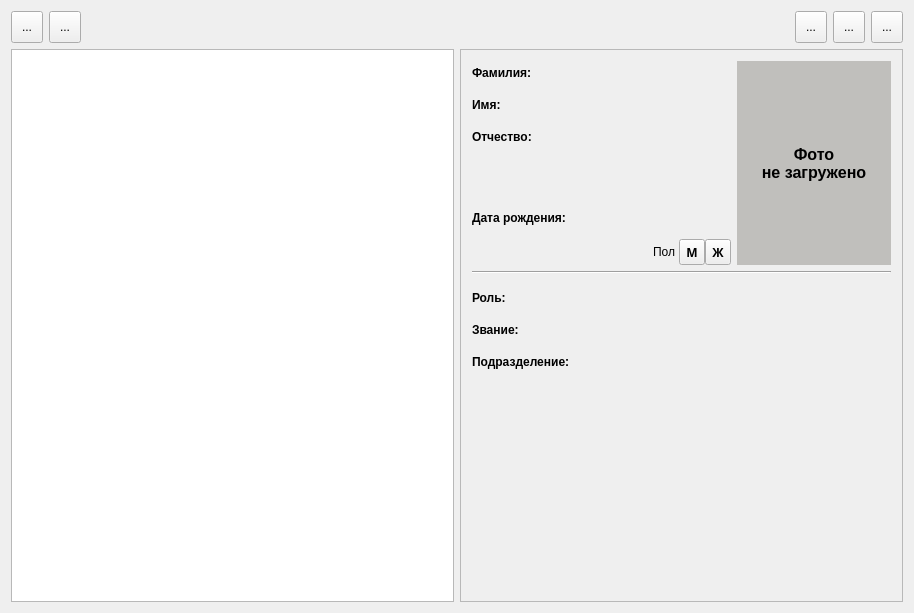
<?xml version="1.0" encoding="UTF-8"?>
<ui version="4.0">
 <class>UserSettings</class>
 <widget class="QWidget" name="UserSettings">
  <property name="geometry">
   <rect>
    <x>0</x>
    <y>0</y>
    <width>914</width>
    <height>613</height>
   </rect>
  </property>
  <property name="windowTitle">
   <string>Настройки прав пользователей</string>
  </property>
  <property name="windowIcon">
   <iconset resource="../../etc/meteo.icons.qrc">
    <normaloff>:/meteo/icons/users.png</normaloff>:/meteo/icons/users.png</iconset>
  </property>
  <layout class="QGridLayout" name="gridLayout_2">
   <item row="1" column="1">
    <widget class="QFrame" name="fUserInfo">
     <property name="frameShape">
      <enum>QFrame::StyledPanel</enum>
     </property>
     <property name="frameShadow">
      <enum>QFrame::Raised</enum>
     </property>
     <layout class="QVBoxLayout" name="verticalLayout">
      <item>
       <layout class="QGridLayout" name="gridLayout">
        <item row="0" column="0">
         <layout class="QVBoxLayout" name="verticalLayout_3">
          <item>
           <layout class="QFormLayout" name="formLayout">
            <item row="0" column="0">
             <widget class="QLabel" name="lName1">
              <property name="font">
               <font>
                <weight>75</weight>
                <bold>true</bold>
               </font>
              </property>
              <property name="text">
               <string>Фамилия:</string>
              </property>
             </widget>
            </item>
            <item row="1" column="0">
             <widget class="QLabel" name="lName2">
              <property name="font">
               <font>
                <weight>75</weight>
                <bold>true</bold>
               </font>
              </property>
              <property name="text">
               <string>Имя:</string>
              </property>
             </widget>
            </item>
            <item row="2" column="0">
             <widget class="QLabel" name="lName3">
              <property name="font">
               <font>
                <weight>75</weight>
                <bold>true</bold>
               </font>
              </property>
              <property name="text">
               <string>Отчество:</string>
              </property>
             </widget>
            </item>
            <item row="3" column="1">
             <spacer name="verticalSpacer_2">
              <property name="orientation">
               <enum>Qt::Vertical</enum>
              </property>
              <property name="sizeType">
               <enum>QSizePolicy::Preferred</enum>
              </property>
              <property name="sizeHint" stdset="0">
               <size>
                <width>20</width>
                <height>40</height>
               </size>
              </property>
             </spacer>
            </item>
            <item row="2" column="1">
             <widget class="QLabel" name="lName3Val">
              <property name="minimumSize">
               <size>
                <width>0</width>
                <height>26</height>
               </size>
              </property>
              <property name="font">
               <font>
                <italic>false</italic>
               </font>
              </property>
              <property name="text">
               <string/>
              </property>
             </widget>
            </item>
            <item row="1" column="1">
             <widget class="QLabel" name="lName2Val">
              <property name="minimumSize">
               <size>
                <width>0</width>
                <height>26</height>
               </size>
              </property>
              <property name="font">
               <font>
                <italic>false</italic>
               </font>
              </property>
              <property name="text">
               <string/>
              </property>
             </widget>
            </item>
            <item row="0" column="1">
             <widget class="QLabel" name="lName1Val">
              <property name="minimumSize">
               <size>
                <width>0</width>
                <height>26</height>
               </size>
              </property>
              <property name="font">
               <font>
                <italic>false</italic>
               </font>
              </property>
              <property name="text">
               <string/>
              </property>
             </widget>
            </item>
           </layout>
          </item>
          <item>
           <layout class="QHBoxLayout" name="horizontalLayout_5">
            <item>
             <widget class="QLabel" name="lBirthdate">
              <property name="font">
               <font>
                <weight>75</weight>
                <bold>true</bold>
               </font>
              </property>
              <property name="text">
               <string>Дата рождения:</string>
              </property>
             </widget>
            </item>
            <item>
             <widget class="QLabel" name="lBirthdateVal">
              <property name="sizePolicy">
               <sizepolicy hsizetype="Expanding" vsizetype="Preferred">
                <horstretch>0</horstretch>
                <verstretch>0</verstretch>
               </sizepolicy>
              </property>
              <property name="minimumSize">
               <size>
                <width>0</width>
                <height>26</height>
               </size>
              </property>
              <property name="text">
               <string/>
              </property>
             </widget>
            </item>
           </layout>
          </item>
          <item>
           <layout class="QHBoxLayout" name="horizontalLayout">
            <property name="spacing">
             <number>0</number>
            </property>
            <property name="rightMargin">
             <number>0</number>
            </property>
            <property name="bottomMargin">
             <number>0</number>
            </property>
            <item>
             <spacer name="horizontalSpacer_3">
              <property name="orientation">
               <enum>Qt::Horizontal</enum>
              </property>
              <property name="sizeHint" stdset="0">
               <size>
                <width>40</width>
                <height>20</height>
               </size>
              </property>
             </spacer>
            </item>
            <item>
             <widget class="QLabel" name="lGender">
              <property name="text">
               <string>Пол </string>
              </property>
             </widget>
            </item>
            <item>
             <widget class="QToolButton" name="tbMale">
              <property name="minimumSize">
               <size>
                <width>26</width>
                <height>26</height>
               </size>
              </property>
              <property name="maximumSize">
               <size>
                <width>26</width>
                <height>26</height>
               </size>
              </property>
              <property name="font">
               <font>
                <family>Balker</family>
                <weight>75</weight>
                <bold>true</bold>
               </font>
              </property>
              <property name="toolTip">
               <string>Мужчина</string>
              </property>
              <property name="text">
               <string>М</string>
              </property>
              <property name="checkable">
               <bool>true</bool>
              </property>
              <property name="checked">
               <bool>false</bool>
              </property>
             </widget>
            </item>
            <item>
             <widget class="QToolButton" name="tbFemale">
              <property name="minimumSize">
               <size>
                <width>26</width>
                <height>26</height>
               </size>
              </property>
              <property name="maximumSize">
               <size>
                <width>26</width>
                <height>26</height>
               </size>
              </property>
              <property name="font">
               <font>
                <family>Balker</family>
                <weight>75</weight>
                <bold>true</bold>
               </font>
              </property>
              <property name="toolTip">
               <string>Женщина</string>
              </property>
              <property name="statusTip">
               <string extracomment="Женщина"/>
              </property>
              <property name="text">
               <string>Ж</string>
              </property>
              <property name="checkable">
               <bool>true</bool>
              </property>
              <property name="checked">
               <bool>false</bool>
              </property>
             </widget>
            </item>
           </layout>
          </item>
         </layout>
        </item>
        <item row="0" column="1">
         <widget class="QWidget" name="widget" native="true">
          <property name="minimumSize">
           <size>
            <width>154</width>
            <height>204</height>
           </size>
          </property>
          <property name="maximumSize">
           <size>
            <width>154</width>
            <height>204</height>
           </size>
          </property>
          <property name="styleSheet">
           <string notr="true">background-color: rgb(192, 191, 188);</string>
          </property>
          <layout class="QHBoxLayout" name="horizontalLayout_6">
           <property name="spacing">
            <number>0</number>
           </property>
           <property name="leftMargin">
            <number>2</number>
           </property>
           <property name="topMargin">
            <number>2</number>
           </property>
           <property name="rightMargin">
            <number>2</number>
           </property>
           <property name="bottomMargin">
            <number>2</number>
           </property>
           <item>
            <widget class="QLabel" name="lAvatar">
             <property name="minimumSize">
              <size>
               <width>150</width>
               <height>200</height>
              </size>
             </property>
             <property name="maximumSize">
              <size>
               <width>150</width>
               <height>200</height>
              </size>
             </property>
             <property name="font">
              <font>
               <pointsize>12</pointsize>
               <weight>75</weight>
               <bold>true</bold>
              </font>
             </property>
             <property name="styleSheet">
              <string notr="true"/>
             </property>
             <property name="text">
              <string>Фото
не загружено</string>
             </property>
             <property name="alignment">
              <set>Qt::AlignCenter</set>
             </property>
            </widget>
           </item>
          </layout>
         </widget>
        </item>
       </layout>
      </item>
      <item>
       <widget class="Line" name="line">
        <property name="orientation">
         <enum>Qt::Horizontal</enum>
        </property>
       </widget>
      </item>
      <item>
       <layout class="QFormLayout" name="formLayout_2">
        <property name="topMargin">
         <number>6</number>
        </property>
        <property name="bottomMargin">
         <number>6</number>
        </property>
        <item row="0" column="0">
         <widget class="QLabel" name="lRole">
          <property name="sizePolicy">
           <sizepolicy hsizetype="Preferred" vsizetype="Minimum">
            <horstretch>0</horstretch>
            <verstretch>0</verstretch>
           </sizepolicy>
          </property>
          <property name="font">
           <font>
            <weight>75</weight>
            <bold>true</bold>
           </font>
          </property>
          <property name="styleSheet">
           <string notr="true"/>
          </property>
          <property name="text">
           <string>Роль:</string>
          </property>
         </widget>
        </item>
        <item row="1" column="0">
         <widget class="QLabel" name="lRank">
          <property name="font">
           <font>
            <weight>75</weight>
            <bold>true</bold>
           </font>
          </property>
          <property name="styleSheet">
           <string notr="true"/>
          </property>
          <property name="text">
           <string>Звание:</string>
          </property>
         </widget>
        </item>
        <item row="2" column="0">
         <widget class="QLabel" name="lDepartment">
          <property name="font">
           <font>
            <weight>75</weight>
            <bold>true</bold>
           </font>
          </property>
          <property name="styleSheet">
           <string notr="true"/>
          </property>
          <property name="text">
           <string>Подразделение:</string>
          </property>
         </widget>
        </item>
        <item row="0" column="1">
         <widget class="QLabel" name="lRoleVal">
          <property name="minimumSize">
           <size>
            <width>0</width>
            <height>26</height>
           </size>
          </property>
          <property name="text">
           <string/>
          </property>
         </widget>
        </item>
        <item row="1" column="1">
         <widget class="QLabel" name="lRankVal">
          <property name="minimumSize">
           <size>
            <width>0</width>
            <height>26</height>
           </size>
          </property>
          <property name="text">
           <string/>
          </property>
         </widget>
        </item>
        <item row="2" column="1">
         <widget class="QLabel" name="lDepartmentVal">
          <property name="minimumSize">
           <size>
            <width>0</width>
            <height>26</height>
           </size>
          </property>
          <property name="text">
           <string/>
          </property>
         </widget>
        </item>
       </layout>
      </item>
      <item>
       <spacer name="verticalSpacer">
        <property name="orientation">
         <enum>Qt::Vertical</enum>
        </property>
        <property name="sizeHint" stdset="0">
         <size>
          <width>20</width>
          <height>40</height>
         </size>
        </property>
       </spacer>
      </item>
     </layout>
    </widget>
   </item>
   <item row="0" column="0" colspan="2">
    <layout class="QHBoxLayout" name="horizontalLayout_2">
     <item>
      <widget class="QToolButton" name="tbDepartment">
       <property name="minimumSize">
        <size>
         <width>32</width>
         <height>32</height>
        </size>
       </property>
       <property name="toolTip">
        <string>Перечень подразделений</string>
       </property>
       <property name="text">
        <string>...</string>
       </property>
       <property name="icon">
        <iconset resource="../../etc/meteo.icons.qrc">
         <normaloff>:/meteo/icons/home.png</normaloff>:/meteo/icons/home.png</iconset>
       </property>
       <property name="iconSize">
        <size>
         <width>24</width>
         <height>24</height>
        </size>
       </property>
      </widget>
     </item>
     <item>
      <widget class="QToolButton" name="tbRank">
       <property name="minimumSize">
        <size>
         <width>32</width>
         <height>32</height>
        </size>
       </property>
       <property name="toolTip">
        <string>Перечень званий</string>
       </property>
       <property name="text">
        <string>...</string>
       </property>
       <property name="icon">
        <iconset resource="../../etc/meteo.icons.qrc">
         <normaloff>:/meteo/icons/ranks.png</normaloff>:/meteo/icons/ranks.png</iconset>
       </property>
       <property name="iconSize">
        <size>
         <width>24</width>
         <height>24</height>
        </size>
       </property>
      </widget>
     </item>
     <item>
      <spacer name="horizontalSpacer_2">
       <property name="orientation">
        <enum>Qt::Horizontal</enum>
       </property>
       <property name="sizeHint" stdset="0">
        <size>
         <width>40</width>
         <height>20</height>
        </size>
       </property>
      </spacer>
     </item>
     <item>
      <widget class="QToolButton" name="tbReload">
       <property name="minimumSize">
        <size>
         <width>32</width>
         <height>32</height>
        </size>
       </property>
       <property name="toolTip">
        <string>Обновить</string>
       </property>
       <property name="text">
        <string>...</string>
       </property>
       <property name="icon">
        <iconset resource="../../etc/meteo.icons.qrc">
         <normaloff>:/meteo/icons/find.png</normaloff>:/meteo/icons/find.png</iconset>
       </property>
       <property name="iconSize">
        <size>
         <width>24</width>
         <height>24</height>
        </size>
       </property>
      </widget>
     </item>
     <item>
      <widget class="QToolButton" name="tbUpdate">
       <property name="minimumSize">
        <size>
         <width>32</width>
         <height>32</height>
        </size>
       </property>
       <property name="toolTip">
        <string>Обновить профиль пользователя</string>
       </property>
       <property name="text">
        <string>...</string>
       </property>
       <property name="icon">
        <iconset resource="../../etc/meteo.icons.qrc">
         <normaloff>:/meteo/icons/edit.png</normaloff>:/meteo/icons/edit.png</iconset>
       </property>
       <property name="iconSize">
        <size>
         <width>24</width>
         <height>24</height>
        </size>
       </property>
      </widget>
     </item>
     <item>
      <widget class="QToolButton" name="tbAppend">
       <property name="minimumSize">
        <size>
         <width>32</width>
         <height>32</height>
        </size>
       </property>
       <property name="toolTip">
        <string>Добавить пользователя</string>
       </property>
       <property name="text">
        <string>...</string>
       </property>
       <property name="icon">
        <iconset resource="../../etc/meteo.icons.qrc">
         <normaloff>:/meteo/icons/add.png</normaloff>:/meteo/icons/add.png</iconset>
       </property>
       <property name="iconSize">
        <size>
         <width>24</width>
         <height>24</height>
        </size>
       </property>
      </widget>
     </item>
    </layout>
   </item>
   <item row="1" column="0">
    <widget class="QTableView" name="tView">
     <property name="showGrid">
      <bool>false</bool>
     </property>
     <attribute name="verticalHeaderVisible">
      <bool>false</bool>
     </attribute>
    </widget>
   </item>
  </layout>
 </widget>
 <layoutdefault spacing="6" margin="11"/>
 <pixmapfunction>qPixmapFromMimeSource</pixmapfunction>
 <tabstops>
  <tabstop>tbDepartment</tabstop>
  <tabstop>tbRank</tabstop>
  <tabstop>tbReload</tabstop>
  <tabstop>tbUpdate</tabstop>
  <tabstop>tbAppend</tabstop>
  <tabstop>tView</tabstop>
  <tabstop>tbMale</tabstop>
  <tabstop>tbFemale</tabstop>
 </tabstops>
 <resources>
  <include location="../../etc/meteo.icons.qrc"/>
 </resources>
 <connections/>
</ui>
